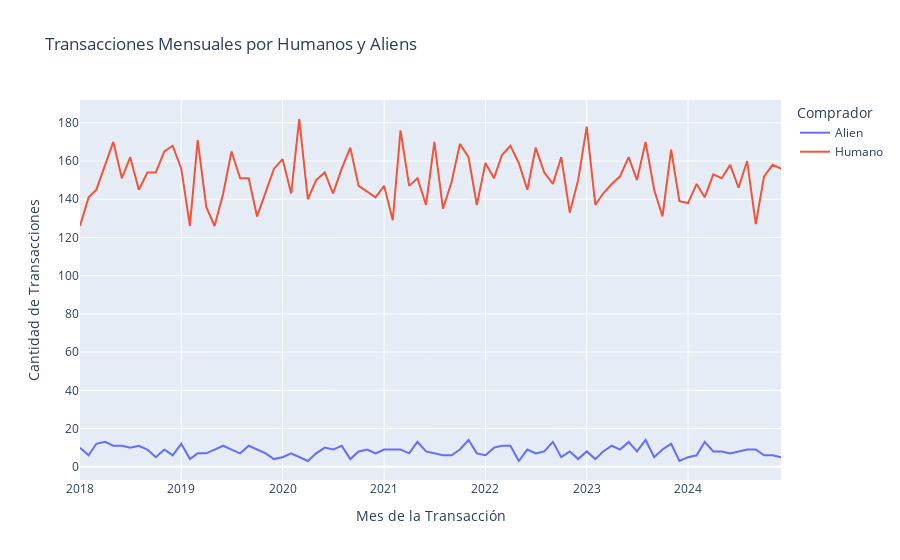

The cell this chart's notebook holds for it:
### Markdown cell above
ELEGIRRRRR MEJORES

### Code cell
# a. Gráfico de Transacciones mensuales

# Convertir la columna "Transaction Date" a formato datetime si no está en ese formato
df_pandas["Transaction Date"] = pd.to_datetime(df_pandas["Transaction Date"])
df_pandas["Transaction Month"] = df_pandas["Transaction Date"].dt.to_period("M").astype(str)

# Contar la cantidad de transacciones por mes y por comprador (Humano vs Alien)
df_grouped = df_pandas.groupby(["Transaction Month", "Comprador"]).size().reset_index(name="Count")

# Graficar
fig_4= px.line(df_grouped, 
        x="Transaction Month", 
        y="Count", 
        color="Comprador",  # Diferenciar entre humanos y alienígenas
        title="Transacciones Mensuales por Humanos y Aliens",
        labels={"Count": "Cantidad de Transacciones", "Transaction Month": "Mes de la Transacción"})
fig_4.show()

### Figure 1 — Plotly figure (JSON) as saved in the notebook; plotly's stock layout.template omitted (floating-point values rounded to 4 significant figures)
{"data": [{"hovertemplate": "Comprador=Alien<br>Mes de la Transacción=%{x}<br>Cantidad de Transacciones=%{y}<extra></extra>", "legendgroup": "Alien", "line": {"color": "#636efa", "dash": "solid"}, "marker": {"symbol": "circle"}, "mode": "lines", "name": "Alien", "orientation": "v", "showlegend": true, "type": "scatter", "x": ["2018-01", "2018-02", "2018-03", "2018-04", "2018-05", "2018-06", "2018-07", "2018-08", "2018-09", "2018-10", "2018-11", "2018-12", "2019-01", "2019-02", "2019-03", "2019-04", "2019-05", "2019-06", "2019-07", "2019-08", "2019-09", "2019-10", "2019-11", "2019-12", "2020-01", "2020-02", "2020-03", "2020-04", "2020-05", "2020-06", "2020-07", "2020-08", "2020-09", "2020-10", "2020-11", "2020-12", "2021-01", "2021-02", "2021-03", "2021-04", "2021-05", "2021-06", "2021-07", "2021-08", "2021-09", "2021-10", "2021-11", "2021-12", "2022-01", "2022-02", "2022-03", "2022-04", "2022-05", "2022-06", "2022-07", "2022-08", "2022-09", "2022-10", "2022-11", "2022-12", "2023-01", "2023-02", "2023-03", "2023-04", "2023-05", "2023-06", "2023-07", "2023-08", "2023-09", "2023-10", "2023-11", "2023-12", "2024-01", "2024-02", "2024-03", "2024-04", "2024-05", "2024-06", "2024-07", "2024-08", "2024-09", "2024-10", "2024-11", "2024-12"], "xaxis": "x", "y": [10, 6, 12, 13, 11, 11, 10, 11, 9, 5, 9, 6, 12, 4, 7, 7, 9, 11, 9, 7, 11, 9, 7, 4, 5, 7, 5, 3, 7, 10, 9, 11, 4, 8, 9, 7, 9, 9, 9, 7, 13, 8, 7, 6, 6, 9, 14, 7, 6, 10, 11, 11, 3, 9, 7, 8, 13, 5, 8, 4, 8, 4, 8, 11, 9, 13, 8, 14, 5, 9, 12, 3, 5, 6, 13, 8, 8, 7, 8, 9, 9, 6, 6, 5], "yaxis": "y"}, {"hovertemplate": "Comprador=Humano<br>Mes de la Transacción=%{x}<br>Cantidad de Transacciones=%{y}<extra></extra>", "legendgroup": "Humano", "line": {"color": "#EF553B", "dash": "solid"}, "marker": {"symbol": "circle"}, "mode": "lines", "name": "Humano", "orientation": "v", "showlegend": true, "type": "scatter", "x": ["2018-01", "2018-02", "2018-03", "2018-04", "2018-05", "2018-06", "2018-07", "2018-08", "2018-09", "2018-10", "2018-11", "2018-12", "2019-01", "2019-02", "2019-03", "2019-04", "2019-05", "2019-06", "2019-07", "2019-08", "2019-09", "2019-10", "2019-11", "2019-12", "2020-01", "2020-02", "2020-03", "2020-04", "2020-05", "2020-06", "2020-07", "2020-08", "2020-09", "2020-10", "2020-11", "2020-12", "2021-01", "2021-02", "2021-03", "2021-04", "2021-05", "2021-06", "2021-07", "2021-08", "2021-09", "2021-10", "2021-11", "2021-12", "2022-01", "2022-02", "2022-03", "2022-04", "2022-05", "2022-06", "2022-07", "2022-08", "2022-09", "2022-10", "2022-11", "2022-12", "2023-01", "2023-02", "2023-03", "2023-04", "2023-05", "2023-06", "2023-07", "2023-08", "2023-09", "2023-10", "2023-11", "2023-12", "2024-01", "2024-02", "2024-03", "2024-04", "2024-05", "2024-06", "2024-07", "2024-08", "2024-09", "2024-10", "2024-11", "2024-12"], "xaxis": "x", "y": [126, 141, 145, 158, 170, 151, 162, 145, 154, 154, 165, 168, 156, 126, 171, 136, 126, 143, 165, 151, 151, 131, 144, 156, 161, 143, 182, 140, 150, 154, 143, 156, 167, 147, 144, 141, 147, 129, 176, 147, 151, 137, 170, 135, 149, 169, 162, 137, 159, 151, 163, 168, 159, 145, 167, 154, 148, 162, 133, 150, 178, 137, 143, 148, 152, 162, 150, 170, 145, 131, 166, 139, 138, 148, 141, 153, 151, 158, 146, 160, 127, 152, 158, 156], "yaxis": "y"}], "layout": {"legend": {"title": {"text": "Comprador"}, "tracegroupgap": 0}, "title": {"text": "Transacciones Mensuales por Humanos y Aliens"}, "xaxis": {"anchor": "y", "domain": [0, 1], "title": {"text": "Mes de la Transacción"}}, "yaxis": {"anchor": "x", "domain": [0, 1], "title": {"text": "Cantidad de Transacciones"}}}}
